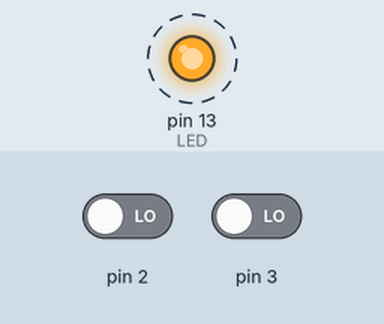
Recording of a sketch running on a simulated Arduino Uno, built with avr-gcc and run on an emulated ATmega328P. Shown: output pins drawn as LEDs (lit = HIGH). Dashed ring = blinking. The test bench sets the inputs (shaded band); at power-on: pin 2 LOW, pin 3 LOW. What the sketch prints to the serial monitor is not drawn.

Above: at 1.2 s.
1.3 s: pin 2 driven HIGH
4.3 s: pin 3 driven HIGH
Timing chart, 0 to 13.3 s (numbered marks = the images above; inputs shaded):
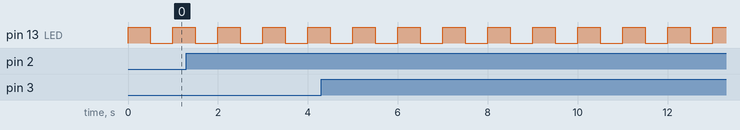

Measured:
- by itself, pin 13 (LED): alternates HIGH for 0.50 s and LOW for 0.50 s

The sketch:

Project_25.ino
```cpp
//Project 25

#define LED 13
void setup() {
  Serial.begin(9600);
  pinMode(13, OUTPUT);
  attachInterrupt(0, displaySad, RISING);
  attachInterrupt(1, displayHappy, RISING);
}
void displaySad(){
  Serial.write("sad() = ");
  Serial.println(":(");
}
void displayHappy(){
  Serial.write("happy() = ");
  Serial.println(":)");
}

void loop() {
  digitalWrite(LED, HIGH);
  delay(500);
  digitalWrite(LED, LOW);
  delay(500);

}
```
